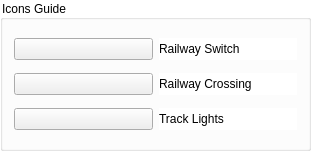
     <widget class="QGroupBox" name="groupBox_6">
      <property name="geometry">
       <rect>
        <x>670</x>
        <y>860</y>
        <width>311</width>
        <height>151</height>
       </rect>
      </property>
      <property name="styleSheet">
       <string notr="true">QGroupBox {
    background-color: white;
}
</string>
      </property>
      <property name="title">
       <string>Icons Guide</string>
      </property>
      <layout class="QGridLayout" name="gridLayout_37">
       <item row="0" column="0">
        <widget class="QPushButton" name="pushButton_1207">
         <property name="focusPolicy">
          <enum>Qt::NoFocus</enum>
         </property>
         <property name="styleSheet">
          <string notr="true">
    QPushButton {
        border-style: solid;
        border-width: 2px;
		 background-color: white;
    }
&quot;&quot;&quot;)
</string>
         </property>
         <property name="text">
          <string/>
         </property>
         <property name="icon">
          <iconset>
           <normaloff>switch.png</normaloff>switch.png</iconset>
         </property>
         <property name="iconSize">
          <size>
           <width>30</width>
           <height>30</height>
          </size>
         </property>
        </widget>
       </item>
       <item row="0" column="1">
        <widget class="QLabel" name="label_130">
         <property name="styleSheet">
          <string notr="true">background-color: white
</string>
         </property>
         <property name="text">
          <string>Railway Switch</string>
         </property>
        </widget>
       </item>
       <item row="1" column="0">
        <widget class="QPushButton" name="pushButton_1208">
         <property name="focusPolicy">
          <enum>Qt::NoFocus</enum>
         </property>
         <property name="styleSheet">
          <string notr="true">
    QPushButton {
        border-style: solid;
        border-width: 2px;
		 background-color: white;
    }
&quot;&quot;&quot;)
</string>
         </property>
         <property name="text">
          <string/>
         </property>
         <property name="icon">
          <iconset>
           <normaloff>crossing.png</normaloff>crossing.png</iconset>
         </property>
         <property name="iconSize">
          <size>
           <width>30</width>
           <height>30</height>
          </size>
         </property>
        </widget>
       </item>
       <item row="1" column="1">
        <widget class="QLabel" name="label_131">
         <property name="styleSheet">
          <string notr="true">background-color: white
</string>
         </property>
         <property name="text">
          <string>Railway Crossing</string>
         </property>
        </widget>
       </item>
       <item row="2" column="0">
        <widget class="QPushButton" name="pushButton_1209">
         <property name="focusPolicy">
          <enum>Qt::NoFocus</enum>
         </property>
         <property name="styleSheet">
          <string notr="true">
    QPushButton {
        border-style: solid;
        border-width: 2px;
		 background-color: rbg(233, 247, 255);
    }
&quot;&quot;&quot;)
</string>
         </property>
         <property name="text">
          <string/>
         </property>
         <property name="icon">
          <iconset>
           <normaloff>light.png</normaloff>light.png</iconset>
         </property>
         <property name="iconSize">
          <size>
           <width>40</width>
           <height>30</height>
          </size>
         </property>
        </widget>
       </item>
       <item row="2" column="1">
        <widget class="QLabel" name="label_132">
         <property name="styleSheet">
          <string notr="true">background-color: white
</string>
         </property>
         <property name="text">
          <string>Track Lights</string>
         </property>
        </widget>
       </item>
      </layout>
     </widget>
